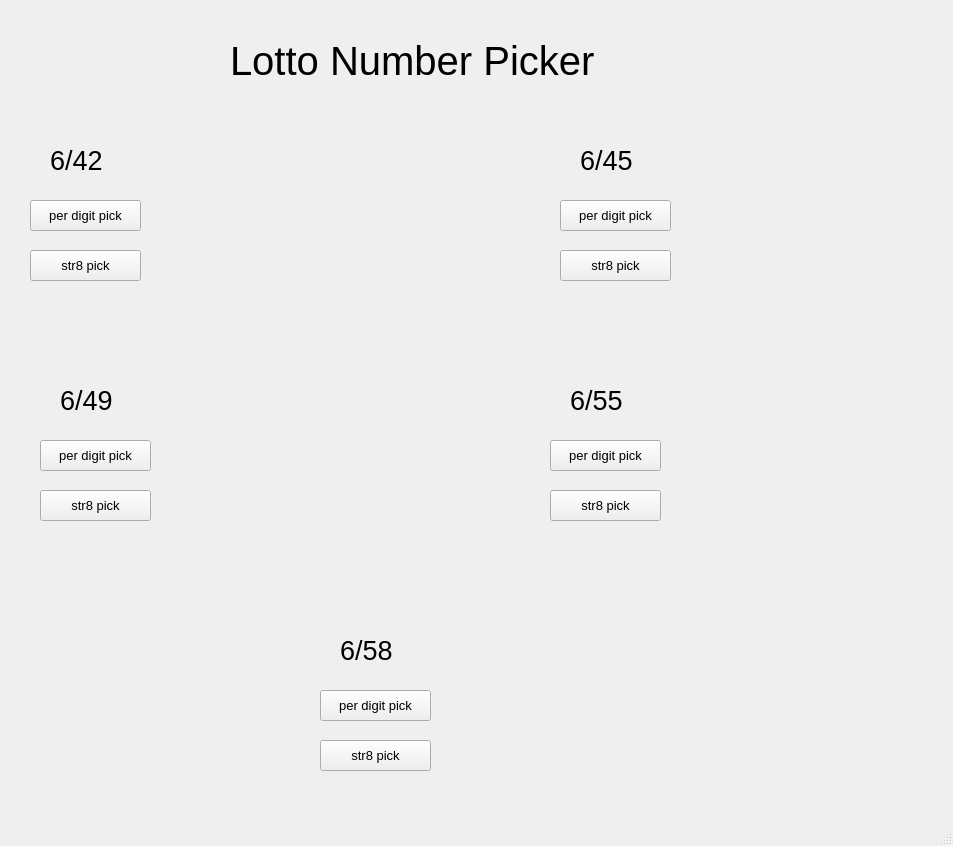
<?xml version="1.0" encoding="UTF-8"?>
<ui version="4.0">
 <class>MainWindow</class>
 <widget class="QMainWindow" name="MainWindow">
  <property name="geometry">
   <rect>
    <x>0</x>
    <y>0</y>
    <width>953</width>
    <height>846</height>
   </rect>
  </property>
  <property name="windowTitle">
   <string>MainWindow</string>
  </property>
  <widget class="QWidget" name="centralwidget">
   <widget class="QLabel" name="label">
    <property name="geometry">
     <rect>
      <x>230</x>
      <y>30</y>
      <width>461</width>
      <height>61</height>
     </rect>
    </property>
    <property name="font">
     <font>
      <pointsize>30</pointsize>
     </font>
    </property>
    <property name="text">
     <string>Lotto Number Picker</string>
    </property>
   </widget>
   <widget class="QLabel" name="label642">
    <property name="geometry">
     <rect>
      <x>50</x>
      <y>140</y>
      <width>81</width>
      <height>41</height>
     </rect>
    </property>
    <property name="font">
     <font>
      <pointsize>20</pointsize>
     </font>
    </property>
    <property name="text">
     <string>6/42</string>
    </property>
   </widget>
   <widget class="QLabel" name="label642win">
    <property name="geometry">
     <rect>
      <x>160</x>
      <y>150</y>
      <width>221</width>
      <height>21</height>
     </rect>
    </property>
    <property name="font">
     <font>
      <pointsize>15</pointsize>
     </font>
    </property>
    <property name="text">
     <string/>
    </property>
   </widget>
   <widget class="QPushButton" name="btn642pdp">
    <property name="geometry">
     <rect>
      <x>30</x>
      <y>200</y>
      <width>111</width>
      <height>31</height>
     </rect>
    </property>
    <property name="font">
     <font>
      <pointsize>10</pointsize>
     </font>
    </property>
    <property name="text">
     <string>per digit pick</string>
    </property>
   </widget>
   <widget class="QPushButton" name="btn642sp">
    <property name="geometry">
     <rect>
      <x>30</x>
      <y>250</y>
      <width>111</width>
      <height>31</height>
     </rect>
    </property>
    <property name="font">
     <font>
      <pointsize>10</pointsize>
     </font>
    </property>
    <property name="text">
     <string>str8 pick</string>
    </property>
   </widget>
   <widget class="QLabel" name="label642pdp">
    <property name="geometry">
     <rect>
      <x>160</x>
      <y>200</y>
      <width>221</width>
      <height>21</height>
     </rect>
    </property>
    <property name="font">
     <font>
      <pointsize>15</pointsize>
     </font>
    </property>
    <property name="text">
     <string/>
    </property>
   </widget>
   <widget class="QLabel" name="label642sp">
    <property name="geometry">
     <rect>
      <x>160</x>
      <y>250</y>
      <width>221</width>
      <height>21</height>
     </rect>
    </property>
    <property name="font">
     <font>
      <pointsize>15</pointsize>
     </font>
    </property>
    <property name="text">
     <string/>
    </property>
   </widget>
   <widget class="QLabel" name="label649pdp">
    <property name="geometry">
     <rect>
      <x>170</x>
      <y>440</y>
      <width>221</width>
      <height>21</height>
     </rect>
    </property>
    <property name="font">
     <font>
      <pointsize>15</pointsize>
     </font>
    </property>
    <property name="text">
     <string/>
    </property>
   </widget>
   <widget class="QLabel" name="label649sp">
    <property name="geometry">
     <rect>
      <x>170</x>
      <y>490</y>
      <width>221</width>
      <height>21</height>
     </rect>
    </property>
    <property name="font">
     <font>
      <pointsize>15</pointsize>
     </font>
    </property>
    <property name="text">
     <string/>
    </property>
   </widget>
   <widget class="QLabel" name="label649win">
    <property name="geometry">
     <rect>
      <x>170</x>
      <y>390</y>
      <width>221</width>
      <height>21</height>
     </rect>
    </property>
    <property name="font">
     <font>
      <pointsize>15</pointsize>
     </font>
    </property>
    <property name="text">
     <string/>
    </property>
   </widget>
   <widget class="QPushButton" name="btn649pdp">
    <property name="geometry">
     <rect>
      <x>40</x>
      <y>440</y>
      <width>111</width>
      <height>31</height>
     </rect>
    </property>
    <property name="font">
     <font>
      <pointsize>10</pointsize>
     </font>
    </property>
    <property name="text">
     <string>per digit pick</string>
    </property>
   </widget>
   <widget class="QPushButton" name="btn649sp">
    <property name="geometry">
     <rect>
      <x>40</x>
      <y>490</y>
      <width>111</width>
      <height>31</height>
     </rect>
    </property>
    <property name="font">
     <font>
      <pointsize>10</pointsize>
     </font>
    </property>
    <property name="text">
     <string>str8 pick</string>
    </property>
   </widget>
   <widget class="QLabel" name="label649">
    <property name="geometry">
     <rect>
      <x>60</x>
      <y>380</y>
      <width>81</width>
      <height>41</height>
     </rect>
    </property>
    <property name="font">
     <font>
      <pointsize>20</pointsize>
     </font>
    </property>
    <property name="text">
     <string>6/49</string>
    </property>
   </widget>
   <widget class="QLabel" name="label645pdp">
    <property name="geometry">
     <rect>
      <x>690</x>
      <y>200</y>
      <width>221</width>
      <height>21</height>
     </rect>
    </property>
    <property name="font">
     <font>
      <pointsize>15</pointsize>
     </font>
    </property>
    <property name="text">
     <string/>
    </property>
   </widget>
   <widget class="QLabel" name="label645sp">
    <property name="geometry">
     <rect>
      <x>690</x>
      <y>250</y>
      <width>221</width>
      <height>21</height>
     </rect>
    </property>
    <property name="font">
     <font>
      <pointsize>15</pointsize>
     </font>
    </property>
    <property name="text">
     <string/>
    </property>
   </widget>
   <widget class="QLabel" name="label645win">
    <property name="geometry">
     <rect>
      <x>690</x>
      <y>150</y>
      <width>221</width>
      <height>21</height>
     </rect>
    </property>
    <property name="font">
     <font>
      <pointsize>15</pointsize>
     </font>
    </property>
    <property name="text">
     <string/>
    </property>
   </widget>
   <widget class="QPushButton" name="btn645pdp">
    <property name="geometry">
     <rect>
      <x>560</x>
      <y>200</y>
      <width>111</width>
      <height>31</height>
     </rect>
    </property>
    <property name="font">
     <font>
      <pointsize>10</pointsize>
     </font>
    </property>
    <property name="text">
     <string>per digit pick</string>
    </property>
   </widget>
   <widget class="QPushButton" name="btn645sp">
    <property name="geometry">
     <rect>
      <x>560</x>
      <y>250</y>
      <width>111</width>
      <height>31</height>
     </rect>
    </property>
    <property name="font">
     <font>
      <pointsize>10</pointsize>
     </font>
    </property>
    <property name="text">
     <string>str8 pick</string>
    </property>
   </widget>
   <widget class="QLabel" name="label645">
    <property name="geometry">
     <rect>
      <x>580</x>
      <y>140</y>
      <width>81</width>
      <height>41</height>
     </rect>
    </property>
    <property name="font">
     <font>
      <pointsize>20</pointsize>
     </font>
    </property>
    <property name="text">
     <string>6/45</string>
    </property>
   </widget>
   <widget class="QLabel" name="label655pdp">
    <property name="geometry">
     <rect>
      <x>680</x>
      <y>440</y>
      <width>221</width>
      <height>21</height>
     </rect>
    </property>
    <property name="font">
     <font>
      <pointsize>15</pointsize>
     </font>
    </property>
    <property name="text">
     <string/>
    </property>
   </widget>
   <widget class="QLabel" name="label655sp">
    <property name="geometry">
     <rect>
      <x>680</x>
      <y>490</y>
      <width>221</width>
      <height>21</height>
     </rect>
    </property>
    <property name="font">
     <font>
      <pointsize>15</pointsize>
     </font>
    </property>
    <property name="text">
     <string/>
    </property>
   </widget>
   <widget class="QLabel" name="label655win">
    <property name="geometry">
     <rect>
      <x>680</x>
      <y>390</y>
      <width>221</width>
      <height>21</height>
     </rect>
    </property>
    <property name="font">
     <font>
      <pointsize>15</pointsize>
     </font>
    </property>
    <property name="text">
     <string/>
    </property>
   </widget>
   <widget class="QPushButton" name="btn655pdp">
    <property name="geometry">
     <rect>
      <x>550</x>
      <y>440</y>
      <width>111</width>
      <height>31</height>
     </rect>
    </property>
    <property name="font">
     <font>
      <pointsize>10</pointsize>
     </font>
    </property>
    <property name="text">
     <string>per digit pick</string>
    </property>
   </widget>
   <widget class="QPushButton" name="btn655sp">
    <property name="geometry">
     <rect>
      <x>550</x>
      <y>490</y>
      <width>111</width>
      <height>31</height>
     </rect>
    </property>
    <property name="font">
     <font>
      <pointsize>10</pointsize>
     </font>
    </property>
    <property name="text">
     <string>str8 pick</string>
    </property>
   </widget>
   <widget class="QLabel" name="label655">
    <property name="geometry">
     <rect>
      <x>570</x>
      <y>380</y>
      <width>81</width>
      <height>41</height>
     </rect>
    </property>
    <property name="font">
     <font>
      <pointsize>20</pointsize>
     </font>
    </property>
    <property name="text">
     <string>6/55</string>
    </property>
   </widget>
   <widget class="QLabel" name="label658pdp">
    <property name="geometry">
     <rect>
      <x>450</x>
      <y>690</y>
      <width>221</width>
      <height>21</height>
     </rect>
    </property>
    <property name="font">
     <font>
      <pointsize>15</pointsize>
     </font>
    </property>
    <property name="text">
     <string/>
    </property>
   </widget>
   <widget class="QLabel" name="label658sp">
    <property name="geometry">
     <rect>
      <x>450</x>
      <y>740</y>
      <width>221</width>
      <height>21</height>
     </rect>
    </property>
    <property name="font">
     <font>
      <pointsize>15</pointsize>
     </font>
    </property>
    <property name="text">
     <string/>
    </property>
   </widget>
   <widget class="QLabel" name="label658win">
    <property name="geometry">
     <rect>
      <x>450</x>
      <y>640</y>
      <width>221</width>
      <height>21</height>
     </rect>
    </property>
    <property name="font">
     <font>
      <pointsize>15</pointsize>
     </font>
    </property>
    <property name="text">
     <string/>
    </property>
   </widget>
   <widget class="QPushButton" name="btn658pdp">
    <property name="geometry">
     <rect>
      <x>320</x>
      <y>690</y>
      <width>111</width>
      <height>31</height>
     </rect>
    </property>
    <property name="font">
     <font>
      <pointsize>10</pointsize>
     </font>
    </property>
    <property name="text">
     <string>per digit pick</string>
    </property>
   </widget>
   <widget class="QPushButton" name="btn658sp">
    <property name="geometry">
     <rect>
      <x>320</x>
      <y>740</y>
      <width>111</width>
      <height>31</height>
     </rect>
    </property>
    <property name="font">
     <font>
      <pointsize>10</pointsize>
     </font>
    </property>
    <property name="text">
     <string>str8 pick</string>
    </property>
   </widget>
   <widget class="QLabel" name="label658">
    <property name="geometry">
     <rect>
      <x>340</x>
      <y>630</y>
      <width>81</width>
      <height>41</height>
     </rect>
    </property>
    <property name="font">
     <font>
      <pointsize>20</pointsize>
     </font>
    </property>
    <property name="text">
     <string>6/58</string>
    </property>
   </widget>
  </widget>
  <widget class="QMenuBar" name="menubar">
   <property name="geometry">
    <rect>
     <x>0</x>
     <y>0</y>
     <width>953</width>
     <height>26</height>
    </rect>
   </property>
  </widget>
  <widget class="QStatusBar" name="statusbar"/>
 </widget>
 <resources/>
 <connections/>
</ui>
